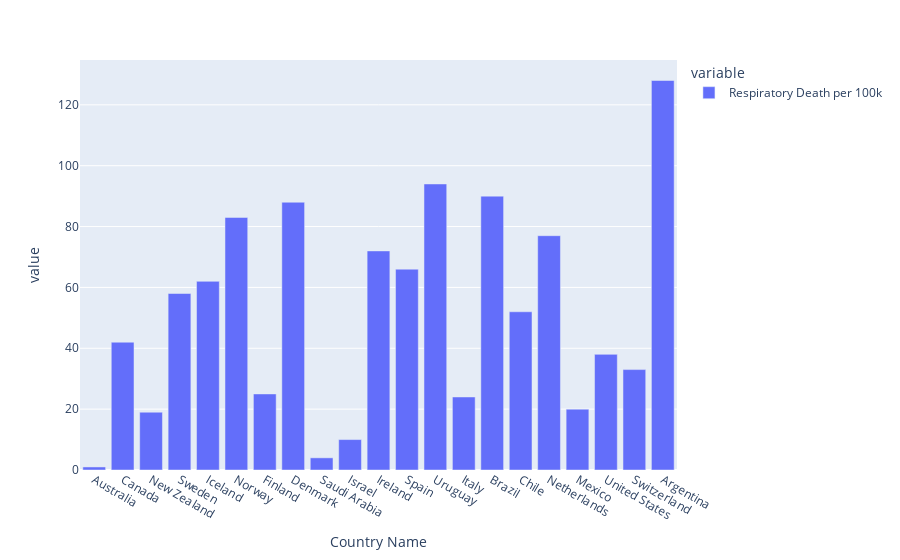

Notebook source saved alongside this figure:
### Markdown cell above
## Create Cool Things!

### App/Web/API Development

I (Frinze Lapuz), currently use Python to build [Spontane](https://www.spontane.fun) to do computations on finding the best activities for a person or a group of people.

![Spontane Swiper](https://lh4.googleusercontent.com/LVcBzJmYQYvJi_GhClhe9IEwqXEQOhBtf_tED8BbZ55KhfZoV4XsyTMtEb1UIqUkW01QcKiaBgj_c8iyiQI=w1402-h2024)

Note: API is a way to do interaction with devices (simplified)

- Sensor connection / IoT
- Integration with services such as SMS, Emails
- Integrate AI Models to Software

### AI and Machine Learning

Train a computer to make complex decisions on its own.

<iframe width="560" height="315" src="https://www.youtube.com/embed/r428O_CMcpI?start=535" title="YouTube video player" frameborder="0" allow="accelerometer; autoplay; clipboard-write; encrypted-media; gyroscope; picture-in-picture" allowfullscreen></iframe>

Also you can use python to create "simulator" (other terminology: games).


### Automations

Script to interact with browsers and do certain actions.

![Selenium](https://thumbs.gfycat.com/ClosedDemandingBoaconstrictor-size_restricted.gif)

More info with [Python-Selenium](https://selenium-python.readthedocs.io/).

### Data Analytics and Visualisation (One of our main topics)

Can be used to create:

- data visualisations
- manipulate data (while still being readable)

### Code cell
# DO NOT MIND THIS CODE FOR NOW
import pandas as pd
pd.options.plotting.backend = "plotly"
data_frame = pd.read_csv('https://raw.githubusercontent.com/frinzekt/mitigate-19/main/analyisis/intermediary_files/top_20_countries_and_Aus.csv')
data_frame.plot.bar(x='Country Name', y=['Respiratory Death per 100k'])

### Figure 1 — Plotly figure (JSON) as saved in the notebook; plotly's stock layout.template omitted (floating-point values rounded to 4 significant figures)
{"data": [{"alignmentgroup": "True", "hovertemplate": "variable=Respiratory Death per 100k<br>Country Name=%{x}<br>value=%{y}<extra></extra>", "legendgroup": "Respiratory Death per 100k", "marker": {"color": "#636efa", "pattern": {"shape": ""}}, "name": "Respiratory Death per 100k", "offsetgroup": "Respiratory Death per 100k", "orientation": "v", "showlegend": true, "textposition": "auto", "type": "bar", "x": ["Australia", "Canada", "New Zealand", "Sweden", "Iceland", "Norway", "Finland", "Denmark", "Saudi Arabia", "Israel", "Ireland", "Spain", "Uruguay", "Italy", "Brazil", "Chile", "Netherlands", "Mexico", "United States", "Switzerland", "Argentina"], "xaxis": "x", "y": [1, 42, 19, 58, 62, 83, 25, 88, 4, 10, 72, 66, 94, 24, 90, 52, 77, 20, 38, 33, 128], "yaxis": "y"}], "layout": {"barmode": "relative", "legend": {"title": {"text": "variable"}, "tracegroupgap": 0}, "margin": {"t": 60}, "xaxis": {"anchor": "y", "domain": [0, 1], "title": {"text": "Country Name"}}, "yaxis": {"anchor": "x", "domain": [0, 1], "title": {"text": "value"}}}}
